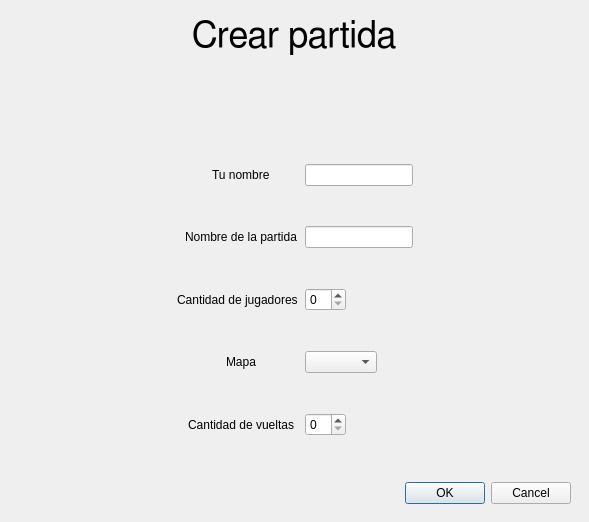
<?xml version="1.0" encoding="UTF-8"?>
<ui version="4.0">
 <class>MainWindow</class>
 <widget class="QMainWindow" name="MainWindow">
  <property name="windowModality">
   <enum>Qt::WindowModal</enum>
  </property>
  <property name="geometry">
   <rect>
    <x>0</x>
    <y>0</y>
    <width>589</width>
    <height>522</height>
   </rect>
  </property>
  <property name="sizePolicy">
   <sizepolicy hsizetype="Ignored" vsizetype="Ignored">
    <horstretch>0</horstretch>
    <verstretch>0</verstretch>
   </sizepolicy>
  </property>
  <property name="windowTitle">
   <string>MainWindow</string>
  </property>
  <property name="toolTipDuration">
   <number>3</number>
  </property>
  <widget class="QWidget" name="centralwidget">
   <property name="sizePolicy">
    <sizepolicy hsizetype="Minimum" vsizetype="Minimum">
     <horstretch>0</horstretch>
     <verstretch>0</verstretch>
    </sizepolicy>
   </property>
   <layout class="QFormLayout" name="formLayout">
    <item row="0" column="0">
     <widget class="QStackedWidget" name="stackedWidget">
      <property name="sizePolicy">
       <sizepolicy hsizetype="Minimum" vsizetype="Minimum">
        <horstretch>0</horstretch>
        <verstretch>0</verstretch>
       </sizepolicy>
      </property>
      <property name="minimumSize">
       <size>
        <width>571</width>
        <height>301</height>
       </size>
      </property>
      <property name="currentIndex">
       <number>2</number>
      </property>
      <widget class="QWidget" name="selectTypeScreen">
       <property name="sizePolicy">
        <sizepolicy hsizetype="Minimum" vsizetype="Minimum">
         <horstretch>0</horstretch>
         <verstretch>0</verstretch>
        </sizepolicy>
       </property>
       <layout class="QGridLayout" name="gridLayout_4">
        <item row="3" column="0">
         <widget class="QLabel" name="serviceLabel">
          <property name="text">
           <string>Servicio</string>
          </property>
         </widget>
        </item>
        <item row="3" column="1">
         <widget class="QLineEdit" name="serviceNameField">
          <property name="sizePolicy">
           <sizepolicy hsizetype="Fixed" vsizetype="Fixed">
            <horstretch>0</horstretch>
            <verstretch>0</verstretch>
           </sizepolicy>
          </property>
         </widget>
        </item>
        <item row="2" column="0">
         <widget class="QLabel" name="hostLabel">
          <property name="text">
           <string>Host</string>
          </property>
         </widget>
        </item>
        <item row="0" column="0" colspan="3">
         <widget class="QLabel" name="label">
          <property name="sizePolicy">
           <sizepolicy hsizetype="Minimum" vsizetype="Minimum">
            <horstretch>0</horstretch>
            <verstretch>0</verstretch>
           </sizepolicy>
          </property>
          <property name="baseSize">
           <size>
            <width>8</width>
            <height>0</height>
           </size>
          </property>
          <property name="text">
           <string>TextLabel</string>
          </property>
          <property name="alignment">
           <set>Qt::AlignCenter</set>
          </property>
         </widget>
        </item>
        <item row="2" column="1">
         <widget class="QLineEdit" name="hostNameField">
          <property name="sizePolicy">
           <sizepolicy hsizetype="Fixed" vsizetype="Fixed">
            <horstretch>0</horstretch>
            <verstretch>0</verstretch>
           </sizepolicy>
          </property>
          <property name="text">
           <string/>
          </property>
         </widget>
        </item>
        <item row="5" column="2">
         <widget class="QPushButton" name="create_match_button">
          <property name="sizePolicy">
           <sizepolicy hsizetype="Maximum" vsizetype="Maximum">
            <horstretch>0</horstretch>
            <verstretch>0</verstretch>
           </sizepolicy>
          </property>
          <property name="text">
           <string>Crear partida</string>
          </property>
         </widget>
        </item>
        <item row="5" column="0">
         <widget class="QPushButton" name="join_match_button">
          <property name="sizePolicy">
           <sizepolicy hsizetype="Maximum" vsizetype="Maximum">
            <horstretch>0</horstretch>
            <verstretch>0</verstretch>
           </sizepolicy>
          </property>
          <property name="text">
           <string>Unirse a partida</string>
          </property>
         </widget>
        </item>
       </layout>
      </widget>
      <widget class="QWidget" name="availableMatches">
       <property name="sizePolicy">
        <sizepolicy hsizetype="Minimum" vsizetype="Minimum">
         <horstretch>0</horstretch>
         <verstretch>0</verstretch>
        </sizepolicy>
       </property>
       <layout class="QGridLayout" name="gridLayout_8">
        <item row="2" column="1">
         <widget class="QLineEdit" name="playerNameField"/>
        </item>
        <item row="3" column="1">
         <widget class="QDialogButtonBox" name="okCancelButtons">
          <property name="standardButtons">
           <set>QDialogButtonBox::Cancel|QDialogButtonBox::Ok</set>
          </property>
         </widget>
        </item>
        <item row="1" column="0" colspan="2">
         <widget class="QTableWidget" name="tableWidget">
          <property name="selectionMode">
           <enum>QAbstractItemView::SingleSelection</enum>
          </property>
          <property name="selectionBehavior">
           <enum>QAbstractItemView::SelectRows</enum>
          </property>
          <property name="showGrid">
           <bool>false</bool>
          </property>
          <property name="gridStyle">
           <enum>Qt::NoPen</enum>
          </property>
         </widget>
        </item>
        <item row="2" column="0">
         <widget class="QLabel" name="nameLabel">
          <property name="text">
           <string>Ingresa tu nombre  </string>
          </property>
         </widget>
        </item>
        <item row="0" column="0">
         <widget class="QLabel" name="availableMatchesLabel">
          <property name="text">
           <string>Partidas disponibles</string>
          </property>
         </widget>
        </item>
       </layout>
      </widget>
      <widget class="QWidget" name="createScreen">
       <layout class="QGridLayout" name="gridLayout_6">
        <item row="0" column="0">
         <layout class="QGridLayout" name="gridLayout">
          <property name="verticalSpacing">
           <number>0</number>
          </property>
          <item row="0" column="0">
           <spacer name="horizontalSpacer_2">
            <property name="orientation">
             <enum>Qt::Horizontal</enum>
            </property>
            <property name="sizeHint" stdset="0">
             <size>
              <width>40</width>
              <height>20</height>
             </size>
            </property>
           </spacer>
          </item>
          <item row="2" column="0" colspan="3">
           <layout class="QGridLayout" name="gridLayout_3">
            <item row="8" column="1" alignment="Qt::AlignHCenter">
             <widget class="QLabel" name="lapsAmountLabel">
              <property name="text">
               <string>Cantidad de vueltas</string>
              </property>
             </widget>
            </item>
            <item row="0" column="2">
             <widget class="QLineEdit" name="playerNameField_2">
              <property name="sizePolicy">
               <sizepolicy hsizetype="Fixed" vsizetype="Maximum">
                <horstretch>0</horstretch>
                <verstretch>0</verstretch>
               </sizepolicy>
              </property>
             </widget>
            </item>
            <item row="6" column="1" alignment="Qt::AlignHCenter">
             <widget class="QLabel" name="mapNameLabel">
              <property name="text">
               <string>Mapa</string>
              </property>
             </widget>
            </item>
            <item row="2" column="2">
             <widget class="QLineEdit" name="matchNameField">
              <property name="sizePolicy">
               <sizepolicy hsizetype="Fixed" vsizetype="Fixed">
                <horstretch>0</horstretch>
                <verstretch>0</verstretch>
               </sizepolicy>
              </property>
             </widget>
            </item>
            <item row="0" column="1" alignment="Qt::AlignHCenter">
             <widget class="QLabel" name="nameLabel_2">
              <property name="sizePolicy">
               <sizepolicy hsizetype="Fixed" vsizetype="Preferred">
                <horstretch>0</horstretch>
                <verstretch>0</verstretch>
               </sizepolicy>
              </property>
              <property name="text">
               <string>Tu nombre</string>
              </property>
             </widget>
            </item>
            <item row="4" column="2">
             <widget class="QSpinBox" name="spinBox">
              <property name="sizePolicy">
               <sizepolicy hsizetype="Fixed" vsizetype="Fixed">
                <horstretch>0</horstretch>
                <verstretch>0</verstretch>
               </sizepolicy>
              </property>
             </widget>
            </item>
            <item row="8" column="2">
             <widget class="QSpinBox" name="spinBox_2">
              <property name="sizePolicy">
               <sizepolicy hsizetype="Fixed" vsizetype="Fixed">
                <horstretch>0</horstretch>
                <verstretch>0</verstretch>
               </sizepolicy>
              </property>
             </widget>
            </item>
            <item row="2" column="1" alignment="Qt::AlignHCenter">
             <widget class="QLabel" name="matchNameLabel">
              <property name="text">
               <string>Nombre de la partida</string>
              </property>
             </widget>
            </item>
            <item row="0" column="3">
             <spacer name="horizontalSpacer_4">
              <property name="orientation">
               <enum>Qt::Horizontal</enum>
              </property>
              <property name="sizeHint" stdset="0">
               <size>
                <width>40</width>
                <height>20</height>
               </size>
              </property>
             </spacer>
            </item>
            <item row="4" column="1" alignment="Qt::AlignHCenter">
             <widget class="QLabel" name="playersAmountLabel">
              <property name="text">
               <string>Cantidad de jugadores  </string>
              </property>
             </widget>
            </item>
            <item row="9" column="2">
             <spacer name="verticalSpacer_3">
              <property name="orientation">
               <enum>Qt::Vertical</enum>
              </property>
              <property name="sizeHint" stdset="0">
               <size>
                <width>20</width>
                <height>40</height>
               </size>
              </property>
             </spacer>
            </item>
            <item row="7" column="2">
             <spacer name="verticalSpacer_6">
              <property name="orientation">
               <enum>Qt::Vertical</enum>
              </property>
              <property name="sizeHint" stdset="0">
               <size>
                <width>20</width>
                <height>40</height>
               </size>
              </property>
             </spacer>
            </item>
            <item row="0" column="0">
             <spacer name="horizontalSpacer_3">
              <property name="orientation">
               <enum>Qt::Horizontal</enum>
              </property>
              <property name="sizeHint" stdset="0">
               <size>
                <width>40</width>
                <height>20</height>
               </size>
              </property>
             </spacer>
            </item>
            <item row="1" column="2">
             <spacer name="verticalSpacer">
              <property name="orientation">
               <enum>Qt::Vertical</enum>
              </property>
              <property name="sizeHint" stdset="0">
               <size>
                <width>20</width>
                <height>40</height>
               </size>
              </property>
             </spacer>
            </item>
            <item row="3" column="2">
             <spacer name="verticalSpacer_4">
              <property name="orientation">
               <enum>Qt::Vertical</enum>
              </property>
              <property name="sizeHint" stdset="0">
               <size>
                <width>20</width>
                <height>40</height>
               </size>
              </property>
             </spacer>
            </item>
            <item row="6" column="2">
             <widget class="QComboBox" name="comboBox">
              <property name="sizePolicy">
               <sizepolicy hsizetype="Fixed" vsizetype="Fixed">
                <horstretch>0</horstretch>
                <verstretch>0</verstretch>
               </sizepolicy>
              </property>
             </widget>
            </item>
            <item row="5" column="2">
             <spacer name="verticalSpacer_5">
              <property name="orientation">
               <enum>Qt::Vertical</enum>
              </property>
              <property name="sizeHint" stdset="0">
               <size>
                <width>20</width>
                <height>40</height>
               </size>
              </property>
             </spacer>
            </item>
           </layout>
          </item>
          <item row="0" column="1">
           <widget class="QLabel" name="createMatchLabel">
            <property name="font">
             <font>
              <family>FreeSans</family>
              <pointsize>27</pointsize>
             </font>
            </property>
            <property name="layoutDirection">
             <enum>Qt::LeftToRight</enum>
            </property>
            <property name="text">
             <string>Crear partida</string>
            </property>
           </widget>
          </item>
          <item row="0" column="2">
           <spacer name="horizontalSpacer">
            <property name="orientation">
             <enum>Qt::Horizontal</enum>
            </property>
            <property name="sizeHint" stdset="0">
             <size>
              <width>40</width>
              <height>20</height>
             </size>
            </property>
           </spacer>
          </item>
          <item row="1" column="1">
           <spacer name="verticalSpacer_2">
            <property name="orientation">
             <enum>Qt::Vertical</enum>
            </property>
            <property name="sizeHint" stdset="0">
             <size>
              <width>20</width>
              <height>40</height>
             </size>
            </property>
           </spacer>
          </item>
         </layout>
        </item>
        <item row="1" column="0">
         <widget class="QDialogButtonBox" name="buttonBox">
          <property name="standardButtons">
           <set>QDialogButtonBox::Cancel|QDialogButtonBox::Ok</set>
          </property>
         </widget>
        </item>
       </layout>
      </widget>
      <widget class="QWidget" name="waitingPlayersScreen">
       <property name="sizePolicy">
        <sizepolicy hsizetype="Ignored" vsizetype="Ignored">
         <horstretch>0</horstretch>
         <verstretch>0</verstretch>
        </sizepolicy>
       </property>
       <layout class="QGridLayout" name="gridLayout_2">
        <item row="0" column="0">
         <widget class="QLabel" name="label_10">
          <property name="sizePolicy">
           <sizepolicy hsizetype="MinimumExpanding" vsizetype="MinimumExpanding">
            <horstretch>0</horstretch>
            <verstretch>0</verstretch>
           </sizepolicy>
          </property>
          <property name="text">
           <string/>
          </property>
          <property name="pixmap">
           <pixmap>../Escritorio/racecars2d/mechanic/mechanic_gray_red.png</pixmap>
          </property>
         </widget>
        </item>
        <item row="1" column="0">
         <widget class="QLabel" name="label_11">
          <property name="sizePolicy">
           <sizepolicy hsizetype="Fixed" vsizetype="Fixed">
            <horstretch>0</horstretch>
            <verstretch>0</verstretch>
           </sizepolicy>
          </property>
          <property name="font">
           <font>
            <pointsize>13</pointsize>
            <weight>75</weight>
            <bold>true</bold>
           </font>
          </property>
          <property name="text">
           <string>Esperando jugadores...</string>
          </property>
         </widget>
        </item>
       </layout>
      </widget>
     </widget>
    </item>
   </layout>
  </widget>
 </widget>
 <resources/>
 <connections/>
</ui>
